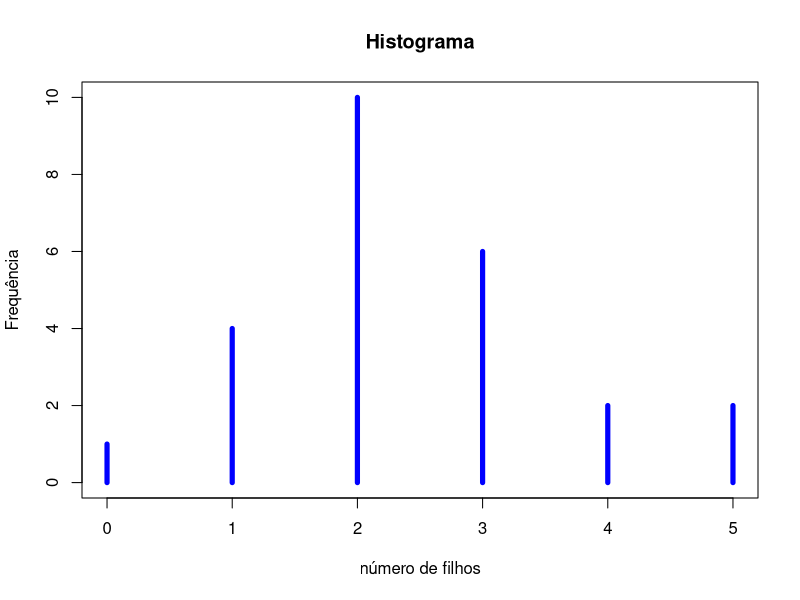
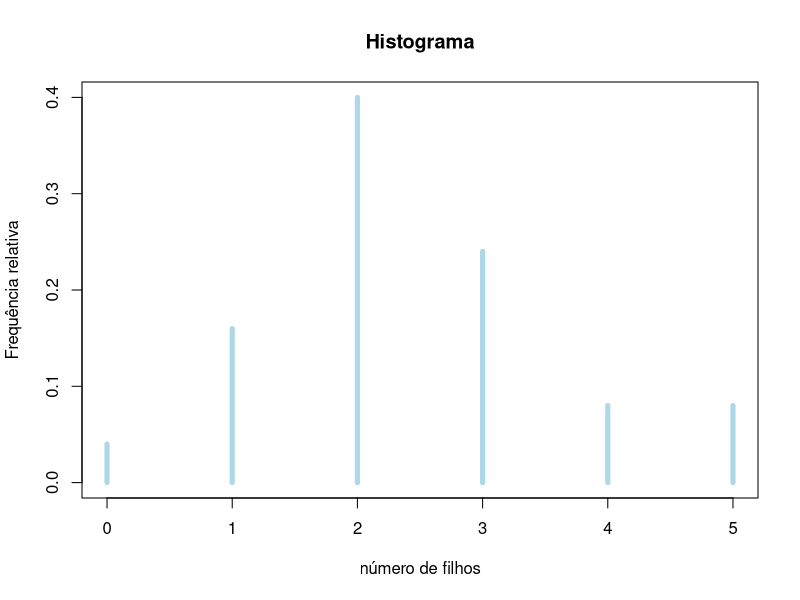
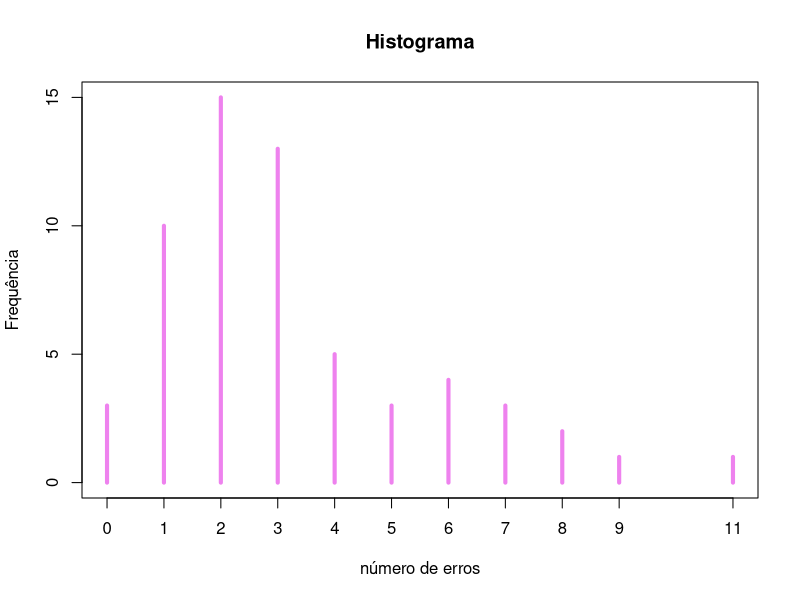
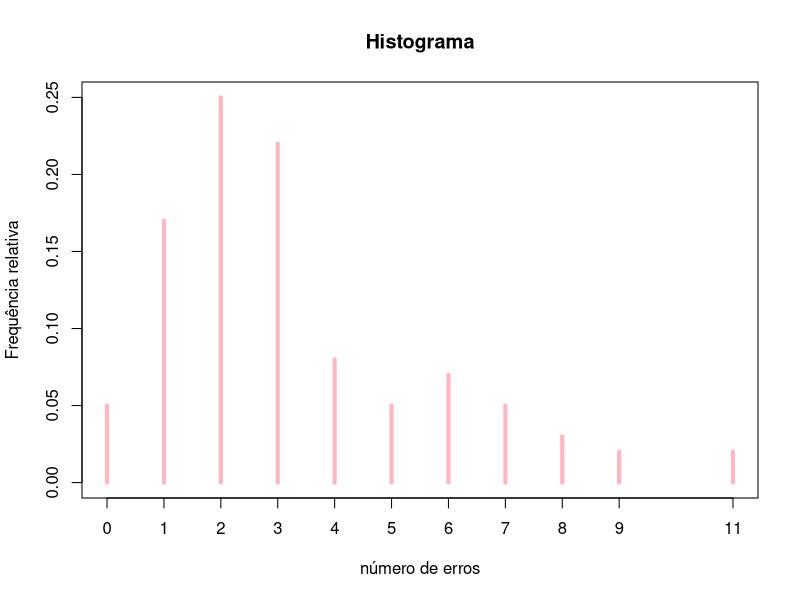
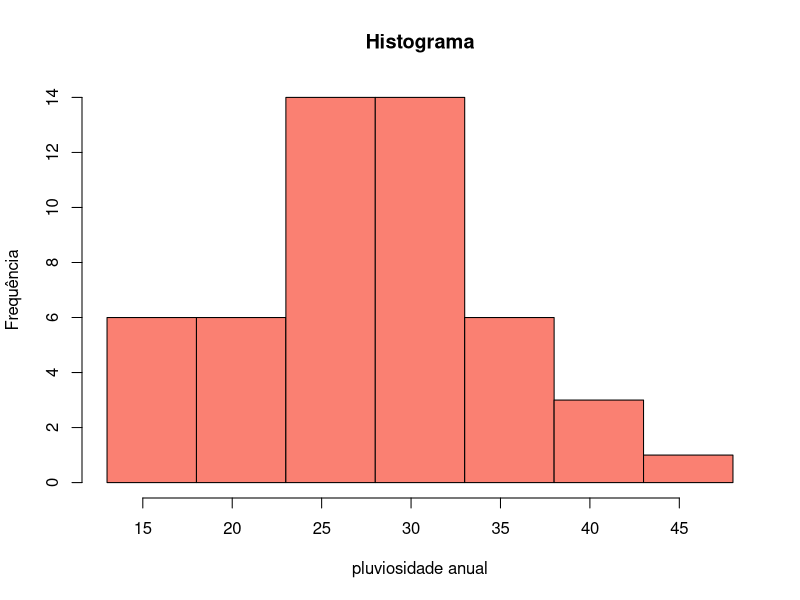
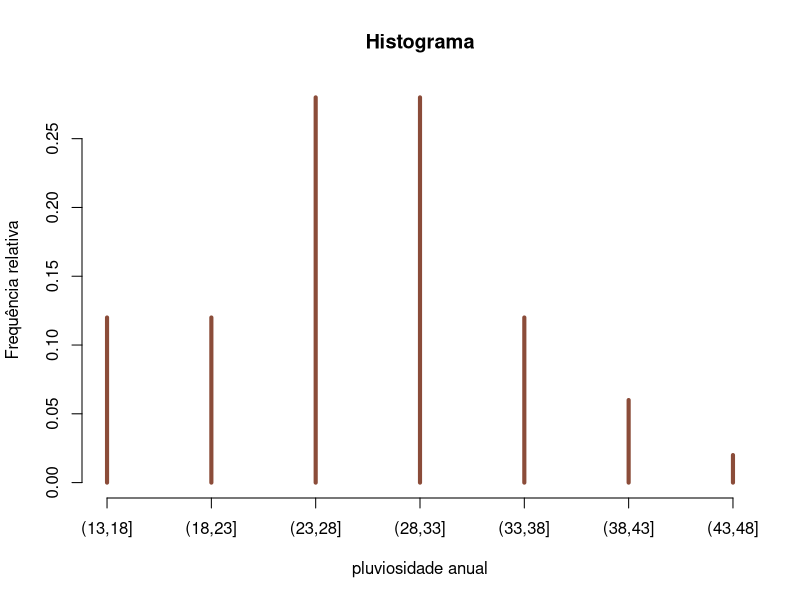
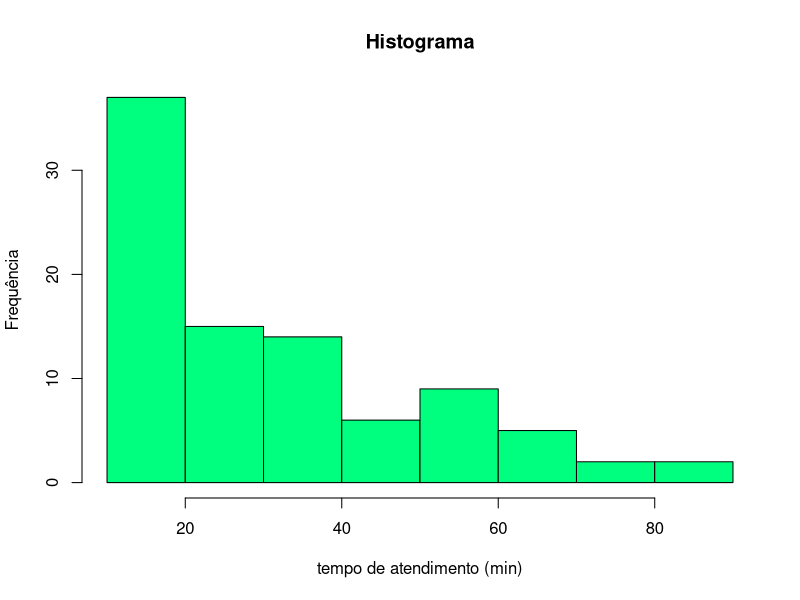
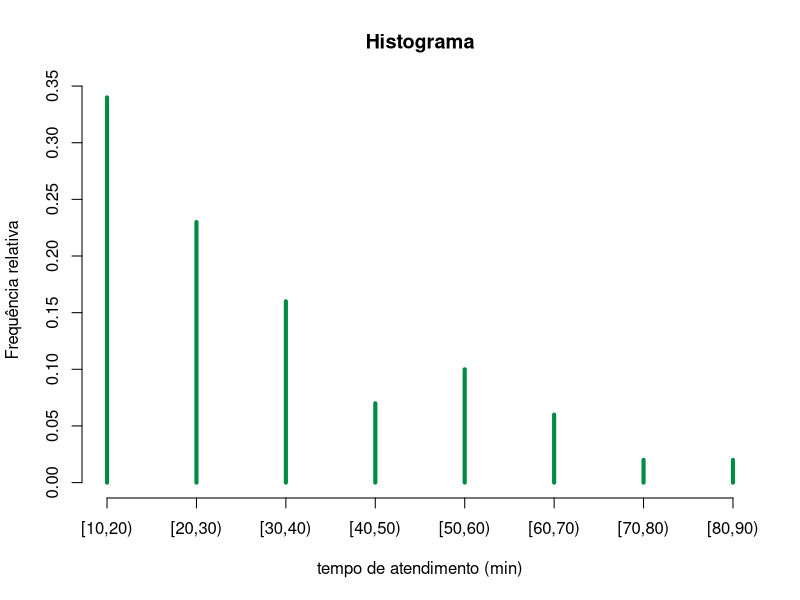

The R source for these figures, in order:
##############################################################
##BDA - AULA 2
##############################################################
##Exemplos 1 e 2    
##############################################################
filhos<-c(0,1,3,4,2,1,1,2,3,2,2,3,2,2,1,5,3,2,3,2,4,2,2,5,3)
tab.f<-table(filhos)
tab.f
tabr.f<-prop.table(tab.f)
tabr.f
plot(tab.f, main = "Histograma", xlab = "número de filhos",
     ylab = "Frequência", col = "blue", type = "h",
     lwd = 5)
plot(tabr.f, main = "Histograma", xlab = "número de filhos",
     ylab = "Frequência relativa", col = "lightblue", type = "h",
     lwd = 5)

##############################################################
##Exemplos 3 e 4   
##############################################################
erros<-c(9,7,4,3,6,5,8,2,3,6,2,3,0,3,0,2,1,3,1,5,
         11,7,4,2,3,2,4,7,3,2,1,3,2,1,0,1,2,2,2,3,
         3,2,5,4,3,6,2,8,2,3,4,1,2,1,6,1,3,2,1,1)
length(erros)
tab.e<-table(erros)
tab.e
tabr.e<-round(prop.table(tab.e),2)
tabr.e
plot(tab.e, main = "Histograma", xlab = "número de erros",
     ylab = "Frequência", col = "violet", type = "h",
     lwd = 4)
plot(tabr.e, main = "Histograma", xlab = "número de erros",
     ylab = "Frequência relativa", col = "lightpink", type = "h",
     lwd = 4)

##############################################################
##Exemplos 5 e 6    
##############################################################
pluv<-c(15.2,14.6,27.9,24.9,20,43.5,30.7,30,35.7,40.9,
        23.4,17.8,26.9,30.8,19.9,36.8,33.4,19.8,29.6,38.2,
        25.1,42,35.2,15.6,25.5,29.7,27.8,14.6,22.1,24.3,
        30.1,30.1,22.1,24.4,28.7,35,26.1,28.2,19.4,28.7,
        28,25.3,31.8,31,28.3,13.5,32.1,25.4,26.7,36.8)

intervalo<-max(pluv)-min(pluv)
n<-length(pluv)
k<-ceiling(1 + 3.322*log10(n))
h<-ceiling(intervalo/k)
L0<-floor(min(pluv))
classes<-seq(L0,L0+k*h,h)
tab.pluv<-table(cut(pluv,classes))
tab.pluv
tabr.pluv<-round(prop.table(tab.pluv),2)
tabr.pluv

hist(pluv, main = "Histograma", xlab = "pluviosidade anual", 
     ylab = "Frequência", col = "salmon",
     breaks = classes)
plot(tabr.pluv, main = "Histograma", xlab = "pluviosidade anual",
     ylab = "Frequência relativa", col = "salmon4", type = "h",
     lwd = 4)

##############################################################
##Exemplos 7 e 8    
##############################################################
tempo<-c(10,21,23,21,10,22,85,51,21,12,12,22,21,12,14,20,10,31,
         23,32,31,32,65,10,18,20,15,13,34,20,35,10,10,10,20,12,
         16,14,43,35,15,15,43,15,68,72,20,18,45,12,22,54,22,21,
         54,86,12,67,18,44,10,32,33,34,25,12,12,12,20,33,45,45,
         33,54,10,52,54,22,66,21,65,11,35,55,23,76,35,54,54,12)
intervalo<-max(tempo)-min(tempo)
n<-length(tempo)
k<-ceiling(1+3.322*log10(n))
h<-ceiling(intervalo/k)
L0<-floor(min(tempo))
classes<-seq(L0,L0+h*k,h)
tab.t<-table(cut(tempo,classes,right = FALSE))
tab.t
tabr.t<-round(prop.table(tab.t),2)
tabr.t

hist(tempo, main = "Histograma", xlab = "tempo de atendimento (min)", 
     ylab = "Frequência", col = "springgreen" ,
     breaks = classes)
plot(tabr.t, main = "Histograma", xlab = "tempo de atendimento (min)",
     ylab = "Frequência relativa", col = "springgreen4", type = "h",
     lwd = 4)